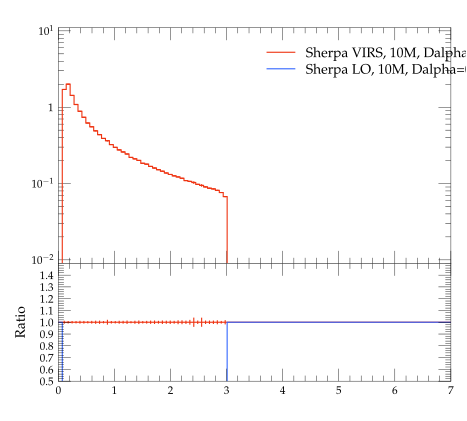

Write the Python code that produced this figure.
#! /usr/bin/env python

# This Python script was auto-generated using YODA v2.0.0.
# Analysis object: /evtb/cutEg_jg_e
# Timestamp: 16-04-2024 (10:08:55)

import matplotlib as mpl
import matplotlib.pyplot as plt
mpl.use('Agg') # comment out for interactive use
import os
import numpy as np

plotDir = os.path.split(os.path.realpath(__file__))[0]
if 'YODA_USER_PLOT_PATH' in globals():
    plot_outdir = globals()['YODA_USER_PLOT_PATH']
else:
    plot_outdir = plotDir

#plot style
plt.style.use(os.path.join(plotDir, '../default.mplstyle'))
# plot metadata
figW, figH = plt.rcParams['figure.figsize']
ax_xLabel = r''
ax_yLabel = r''
ax_title  = r''
ax_xScale = 'linear'
ax_yScale = 'log'
xLims = (0.0, 7.0)
yLims = (0.009000000000000001, 11.0)

# TeX-friendly labels for the legend
labels = [ r"Sherpa VIRS, 10M, Dalpha=0.01", r"Sherpa LO, 10M, Dalpha=0.01" ]

# Create figure and axis objects
fig, (ax, ratio0_ax) = plt.subplots(2, 1, sharex=True,
                  figsize=(figW,figH), gridspec_kw={'height_ratios': (2, 1)})
ratio0_ax.yaxis.set_major_locator(mpl.ticker.MultipleLocator(0.1))
ratio0_ax.set_ylim(0.5, 1.4999)
ratio0_ax.set_ylabel('Ratio')

# LineColor map: curve index -> color
linecolors = {0: '#EE3311', 1: '#3366FF'}
# the numerical data is stored in a separate file
dataf = dict()
prefix = os.path.split(__file__)[0]
if prefix:    prefix = prefix + '/'
exec(open(prefix+'cutEg_jg_e__data.py').read(), dataf)


legend_handles = [] # keep track of handles for the legend

# style options for curves
# starts at zorder>=5 to draw curve on top of legend
styles = {
  'curve0': {
    'color' : linecolors[0],
    'linestyle' : '-',
    'marker' : 'o',
    'zorder' : 5,
    'histstyle' : True,
  },
  'curve1': {
    'color' : linecolors[1],
    'linestyle' : '-',
    'marker' : 'o',
    'zorder' : 6,
    'histstyle' : True,
  },
}
# curve from input yoda files in main panel
for label in dataf['yvals'].keys():
    if all(np.isnan(v) for v in dataf['yvals'][label]):
        continue
    tmp = None
    if styles[label]['histstyle']: # draw as histogram
        tmp, = ax.plot(dataf['xedges'], dataf['yedges'][label],
                       color=styles[label]['color'],
                       linestyle=styles[label]['linestyle'],
                       drawstyle='steps-pre', solid_joinstyle='miter',
                       zorder=styles[label]['zorder'], label=label)
        ax.errorbar(dataf['xpoints'], dataf['yvals'][label], color=styles[label]['color'],
                    xerr=dataf['xerrs'], yerr=[dataf['ydowns'][label], dataf['yups'][label]],
                    linestyle='none', zorder=styles[label]['zorder'])
    else: # draw as scatter
        tmp = ax.errorbar(dataf['xpoints'], dataf['yvals'][label],
                          xerr=dataf['xerrs'],
                          yerr=[ dataf['ydowns'][label],
                          dataf['yups'][label] ],
                          fmt=styles[label]['marker'],
                          ecolor=styles[label]['color'],
                          color=styles[label]['color'], zorder=2)
        tmp[-1][0].set_linestyle(styles[label]['linestyle'])
    legend_handles += [tmp]
    for varLabel in dataf['variation_yvals'].keys():
        if varLabel.startswith(label):
            tmp, = ax.plot(dataf['xedges'], dataf['variation_yvals'][varLabel],
                           color=styles[label]['color'],
                           linestyle=styles[label]['linestyle'],
                           drawstyle='steps-pre', solid_joinstyle='miter',
                           zorder=styles[label]['zorder'], alpha=0.5)


# plots on ratio panel
# curve from input yoda files in ratio panel
for label, yvals in dataf['ratio0_yvals'].items():
    if all(np.isnan(v) for v in yvals):
        continue
    if styles[label]['histstyle']: # plot as histogram
        ratio0_ax.plot(dataf['xedges'], yvals,
                       color=styles[label]['color'],
                       linestyle=styles[label]['linestyle'],
                       drawstyle='steps-pre', zorder=1,
                       solid_joinstyle='miter')
        ratio0_ax.vlines(dataf['xpoints'],
                         dataf['ratio0_ymin'][label],
                         dataf['ratio0_ymax'][label],
                         color=styles[label]['color'], zorder=1)
    else: # plot as scatter
        tmp = ratio0_ax.errorbar(dataf['xpoints'],
                                 yvals, xerr=dataf['xerrs'],
                                 yerr=dataf['ratio0_yerrs'][label],
                                 fmt=styles[label]['marker'],
                                 ecolor=styles[label]['color'],
                                 color=styles[label]['color'])
        tmp[-1][0].set_linestyle(styles[label]['linestyle'])

    for varlabel in dataf['ratio0_variation_vals'].keys():
        if varlabel.startswith(label):
            ratio0_ax.plot(dataf['xedges'],
                            dataf['ratio0_variation_vals'][varlabel],
                            color=styles[label]['color'],
                            linestyle=styles[label]['linestyle'],
                            drawstyle='steps-pre', solid_joinstyle='miter',
                            zorder=1, alpha=0.5)

legend_pos = (0.5, 0.97)
ax.legend(legend_handles, labels, loc='upper left', bbox_to_anchor=legend_pos)

# set plot metadata as defined above
ratio0_ax.set_xlabel(ax_xLabel)
ratio0_ax.xaxis.set_label_coords(1., -.15)
ax.set_ylabel(ax_yLabel, loc='top')
ax.set_title(ax_title, loc='left')
ax.set_xscale(ax_xScale)
ax.set_yscale(ax_yScale)
ax.set_xlim(xLims)
ax.set_ylim(yLims)

# tick formatting
plt.rcParams['xtick.top'] = True
plt.rcParams['ytick.right'] = True
ax.yaxis.set_major_locator(mpl.ticker.LogLocator(base=10.0, numticks=np.inf))
ax.yaxis.set_minor_locator(mpl.ticker.LogLocator(
                           base=10.0, subs=np.arange(0.1, 1, 0.1), numticks=np.inf))
fig.align_ylabels((ax, ratio0_ax))
plt.savefig(os.path.join(plot_outdir, 'cutEg_jg_e.pdf'), format='PDF')
plt.savefig(os.path.join(plot_outdir, 'cutEg_jg_e.png'), format='PNG')

plt.close(fig)
